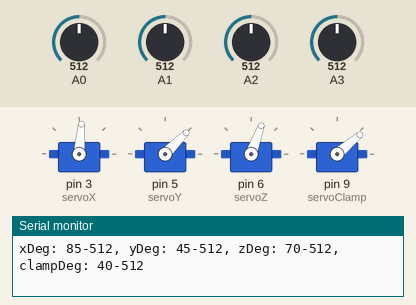
A sketch run on a simulated Arduino Uno, built with avr-gcc and run on an emulated ATmega328P. Parts: 4 × servo, the last lines printed to the serial monitor. The inputs (shaded band) are chosen by the test bench; at power-on: A0 = 512, A1 = 512, A3 = 512, A2 = 512.

Above: at 1.2 s.
1.3 s: A0 set to 217
4.3 s: A0 set to 182
At 4.49 s:
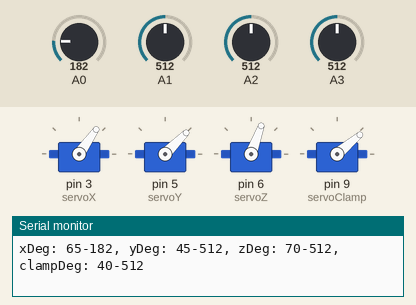
At 6.0 s:
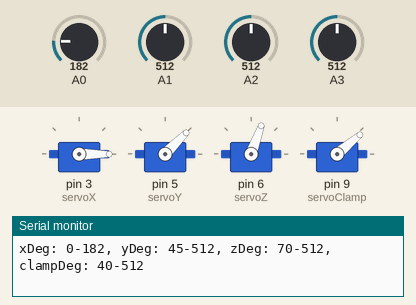
7.3 s: A1 set to 214
10.3 s: A1 set to 192
At 11.7 s:
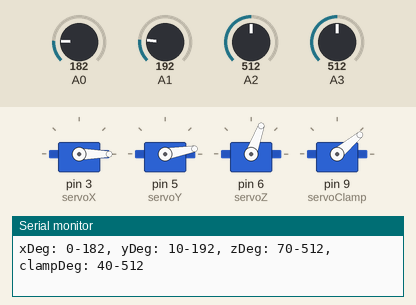
12.0 s: A3 set to 260
15.0 s: A3 set to 238
At 16.5 s:
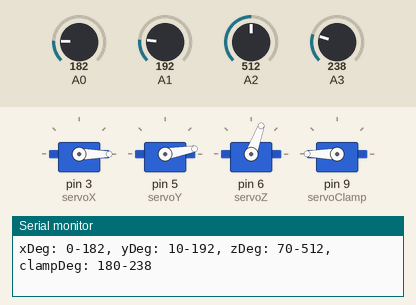
Timing chart, 0 to 17.7 s (numbered marks = the images above; inputs shaded):
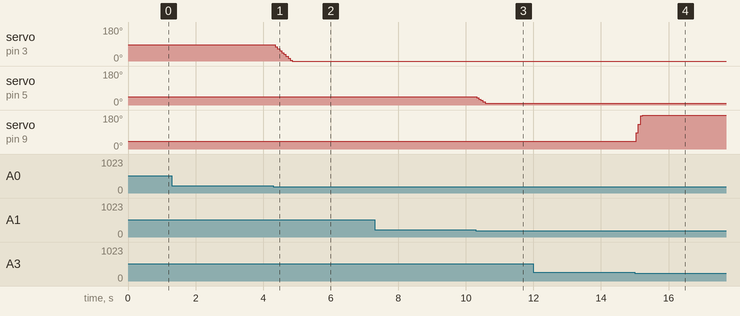

The sketch:

code.ino
```cpp
#include <Servo.h>

Servo servoX;
Servo servoY;
Servo servoZ;
Servo servoClamp;

//Mid point values
int xDeg=85;
int yDeg=45;
int zDeg=70;
int clampDeg=40;

void setup()
{
  pinMode(A0,INPUT);
  pinMode(A1,INPUT);
  pinMode(A2,INPUT);
  pinMode(A3,INPUT);
  pinMode(3,OUTPUT);
  pinMode(5,OUTPUT);
  pinMode(6,OUTPUT);
  pinMode(9,OUTPUT);

  servoX.attach(3);
  servoY.attach(5);
  servoZ.attach(6);
  servoClamp.attach(9);

  servoX.write(xDeg);
  servoY.write(yDeg);
  servoZ.write(zDeg);
  servoClamp.write(clampDeg);

  Serial.begin(9600);
}

void loop()
{
  int leftJoyX=analogRead(A0);
  int leftJoyY=analogRead(A3);
  int rightJoyX=analogRead(A2);
  int rightJoyY=analogRead(A1);

  delay(5);

  if(leftJoyX<40) xDeg-=15;
  else if(leftJoyX<200) xDeg-=10;
  else if(leftJoyX>1004) xDeg+=15;
  else if(leftJoyX>820) xDeg+=10;

  if(rightJoyY<40) yDeg-=12;
  else if(rightJoyY<200) yDeg-=7;
  else if(rightJoyY>1004) yDeg+=12;
  else if(rightJoyY>820) yDeg+=7;

  if(rightJoyX<40) zDeg+=12;
  else if(rightJoyX<200) zDeg+=7;
  else if(rightJoyX>1004) zDeg-=12;
  else if(rightJoyX>820) zDeg-=7;

  if(leftJoyY<250) clampDeg+=45;
  else if(leftJoyY>800) clampDeg-=45;

  xDeg=min(150,max(0,xDeg));
  yDeg=min(55,max(10,yDeg));
  zDeg=min(100,max(40,zDeg));
  clampDeg=min(180,max(40,clampDeg));

  servoX.write(xDeg);
  servoY.write(yDeg);
  servoZ.write(zDeg);
  servoClamp.write(clampDeg);

  delay(50);

  Serial.print("xDeg: ");
  Serial.print(xDeg);
  Serial.print("-");
  Serial.print(leftJoyX);
  Serial.print(", yDeg: ");
  Serial.print(yDeg);
  Serial.print("-");
  Serial.print(rightJoyY);
  Serial.print(", zDeg: ");
  Serial.print(zDeg);
  Serial.print("-");
  Serial.print(rightJoyX);
  Serial.print(", clampDeg: ");
  Serial.print(clampDeg);
  Serial.print("-");
  Serial.println(leftJoyY);
}
```

Measured:
- the behaviour switches between 200 and 199 on A0 (found by bisection; images 0 and 1)
- the behaviour switches between 200 and 199 on A1 (found by bisection; images 2 and 3)
- the behaviour switches between 250 and 249 on A3 (found by bisection; images 3 and 4)
- after the input at 4.3 s, servo on pin 3 (servoX): moves from 85° to 0° over 0.50 s, starting after 0.06 s
- after the input at 10.3 s, servo on pin 5 (servoY): moves from 45° to 10° over 0.25 s, starting at once
- after the input at 15.0 s, servo on pin 9 (servoClamp): 40° → 85° after 0.05 s, → 130° 0.06 s later, → 175° 0.06 s later, → 180° 0.06 s later
